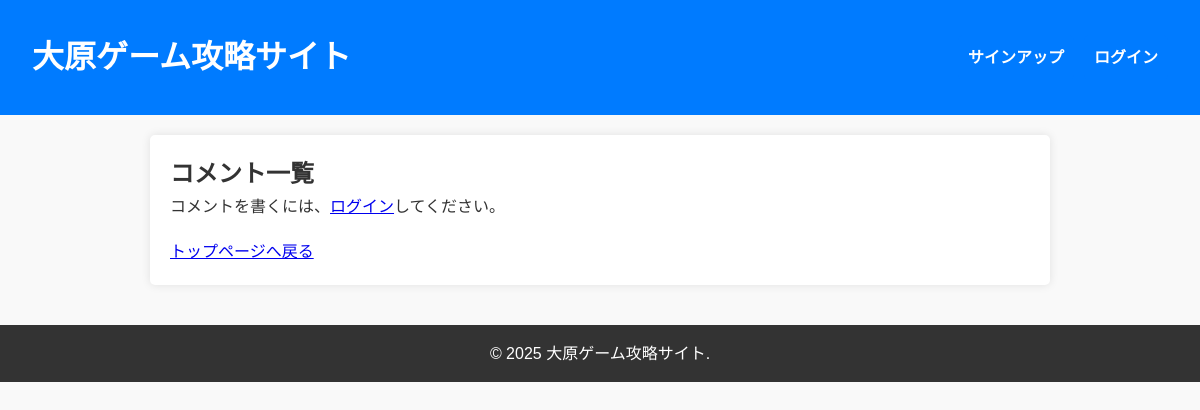
The app's page /comments/, older data.
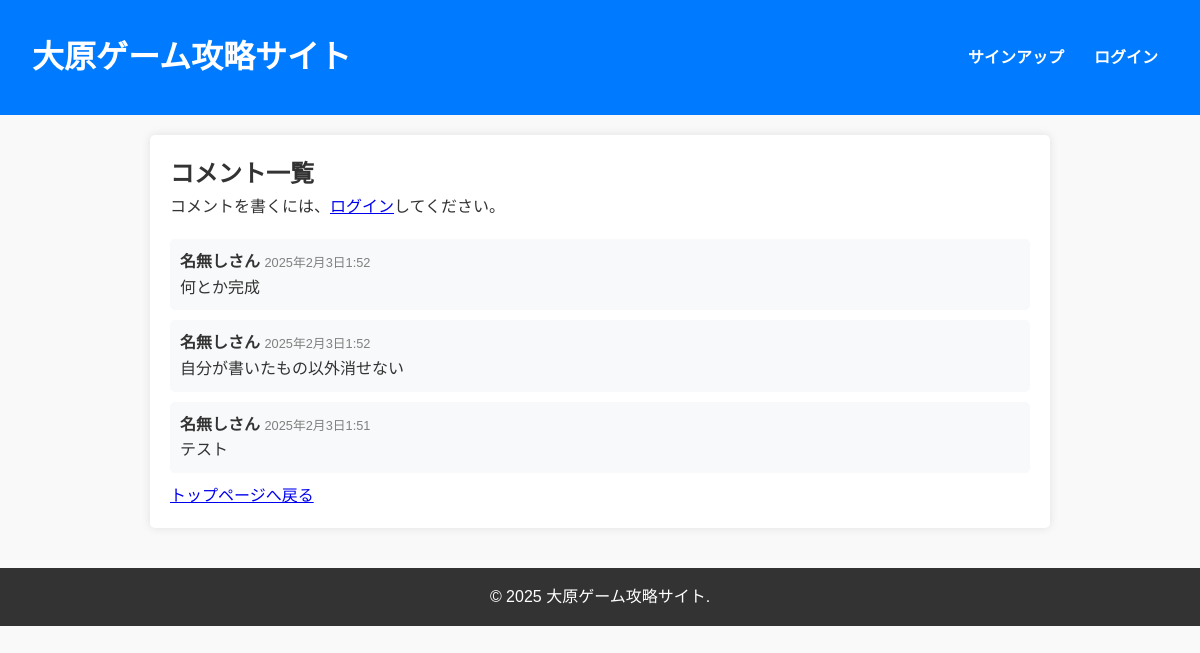
The same page, newer data.
### kadaiapp/models.py (models this page shows, shortened)
class Comment(models.Model):
    user = models.ForeignKey(settings.AUTH_USER_MODEL,
                            on_delete=models.SET_NULL,
                            null=True,
                            blank=True,
                            verbose_name="投稿者")
    name = models.CharField(max_length=50,
                            default="名無しさん",
                            verbose_name="名前")
    content = models.TextField(max_length=500,
                                verbose_name="本文")
    created_at = models.DateTimeField(auto_now_add=True,
                                    verbose_name="投稿日時")

### kadaiapp/views.py (the view, shortened to what this page needs)
# urls.py: path("comments/", CommentPageView.as_view(), name="comments"),  # コメントページ
class CommentPageView(CreateView, ListView):
    model = Comment
    template_name = "comments.html"
    form_class = CommentForm
    success_url = reverse_lazy("comments")
    ordering = ["-created_at"]
    def get_context_data(self, **kwargs):
        context = super().get_context_data(**kwargs)
        context["comments"] = Comment.objects.all().order_by("-created_at")
        return context

### kadaiapp/templates/comments.html (shortened to what this page needs)
{% extends "base.html" %}
{% block content %}
<h2>コメント一覧</h2>
{% if user.is_authenticated %}
    <form method="post">
        {% csrf_token %}
        {{ form.as_p }}
        <button type="submit" class="comment-submit">コメントを書く</button>
    </form>
{% else %}
    <p>コメントを書くには、<a href="{% url 'accounts:login' %}">ログイン</a>してください。</p>
{% endif %}
<ul class="comment-list">
    {% for comment in comments %}
        <li>
            <strong>{{ comment.name }}</strong> <span class="comment-date">{{ comment.created_at }}</span>
            <p>{{ comment.content }}</p>
        </li>
    {% endfor %}
</ul>
<a href="{% url 'index' %}">トップページへ戻る</a>
{% endblock %}

### kadaiapp/templates/base.html (shortened to what this page needs)
{% load static %}
<!DOCTYPE html>
<html lang="ja">
<head>
    <link href="{% static 'css/style.css' %}" rel="stylesheet" />
</head>
<body>
    <header>
        <div class="container header-container">
            <h1>大原ゲーム攻略サイト</h1>
            <div class="auth-links">
                {% if user.is_authenticated %}
                    <span class="welcome-text">ようこそ、{{ user.username }} さん</span>
                    <a href="{% url 'accounts:logout' %}" class="auth-button">ログアウト</a>
                {% else %}
                    <a href="{% url 'accounts:signup' %}" class="auth-button">サインアップ</a>
                    <a href="{% url 'accounts:login' %}" class="auth-button">ログイン</a>
                {% endif %}
            </div>
        </div>
    </header>
    <main>
        {% block content %}{% endblock %}
    </main>
    <footer>
        <div class="container">
            <p>&copy; 2025 大原ゲーム攻略サイト.</p>
        </div>
    </footer>
</body>
</html>

### kadaiapp/static/css/style.css (style rules this page uses)
* { margin: 0; padding: 0; box-sizing: border-box; }
body { font-family: 'Arial', sans-serif; line-height: 1.6; background-color: #f9f9f9; color: #333; }
header { background-color: #007bff; color: white; white-space: nowrap; text-align: center; padding: 1rem; }
.container { max-width: 1200px; margin: 0 auto; padding: 0 20px; }
.header-container { display: flex; justify-content: space-between; align-items: center; padding: 1rem; background-color: #007bff; color: white; }
.auth-links { display: flex; align-items: center; gap: 10px; }
.auth-button { background-color: white; color: #007bff; white-space: nowrap; padding: 8px 12px; text-decoration: none; font-size: 0.9rem; border-radius: 5px; font-weight: bold; transition: 0.3s; }
main { max-width: 900px; margin: 20px auto; padding: 20px; background: white; border-radius: 5px; box-shadow: 0 0 10px rgba(0, 0, 0, 0.1); }
.comment-list { list-style: none; padding: 0; margin-top: 20px; }
.comment-list li { background-color: #f8f9fa; padding: 10px; margin-bottom: 10px; border-radius: 5px; }
.comment-date { font-size: 0.8rem; color: gray; }
footer { background-color: #333; color: white; text-align: center; padding: 1rem 0; margin-top: 40px; }
.auth-button { background-color: #007bff; color: white; padding: 10px; border: none; border-radius: 5px; cursor: pointer; display: block; width: 100%; font-size: 1rem; text-decoration: none; text-align: center; }

Row changes from the older to the newer data that the page shows:
added Comment: name "名無しさん", created_at "2025年2月3日1:52", content "何とか完成"
added Comment: name "名無しさん", created_at "2025年2月3日1:52", content "自分が書いたもの以外消せない"
added Comment: name "名無しさん", created_at "2025年2月3日1:51", content "テスト"
